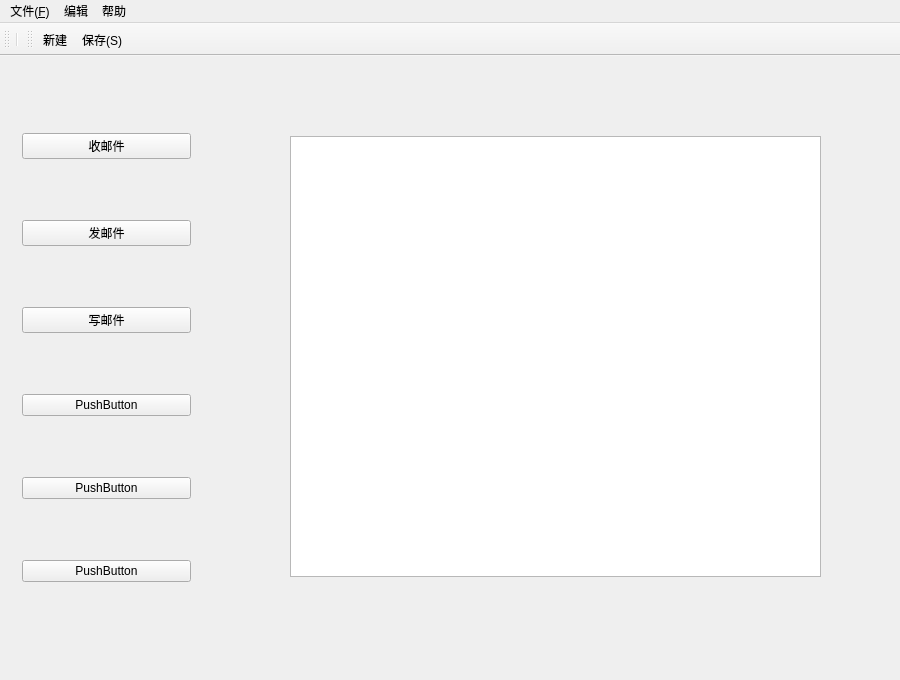
<?xml version="1.0" encoding="UTF-8"?>
<ui version="4.0">
 <class>MainWindow</class>
 <widget class="QMainWindow" name="MainWindow">
  <property name="geometry">
   <rect>
    <x>0</x>
    <y>0</y>
    <width>900</width>
    <height>680</height>
   </rect>
  </property>
  <property name="windowTitle">
   <string>MainWindow</string>
  </property>
  <widget class="QWidget" name="centralWidget">
   <widget class="QWidget" name="widget" native="true">
    <property name="geometry">
     <rect>
      <x>11</x>
      <y>11</y>
      <width>191</width>
      <height>581</height>
     </rect>
    </property>
    <layout class="QGridLayout" name="gridLayout">
     <item row="5" column="0">
      <widget class="QPushButton" name="pushButton_4">
       <property name="text">
        <string>PushButton</string>
       </property>
      </widget>
     </item>
     <item row="7" column="0">
      <widget class="QPushButton" name="pushButton_6">
       <property name="text">
        <string>PushButton</string>
       </property>
      </widget>
     </item>
     <item row="6" column="0">
      <widget class="QPushButton" name="pushButton_5">
       <property name="text">
        <string>PushButton</string>
       </property>
      </widget>
     </item>
     <item row="1" column="0">
      <widget class="QPushButton" name="buttonTrans">
       <property name="text">
        <string>发邮件</string>
       </property>
      </widget>
     </item>
     <item row="3" column="0">
      <widget class="QPushButton" name="buttonWrite">
       <property name="text">
        <string>写邮件</string>
       </property>
      </widget>
     </item>
     <item row="0" column="0">
      <widget class="QPushButton" name="buttonReceive">
       <property name="text">
        <string>收邮件</string>
       </property>
      </widget>
     </item>
    </layout>
   </widget>
   <widget class="QWidget" name="widget_2" native="true">
    <property name="geometry">
     <rect>
      <x>270</x>
      <y>40</y>
      <width>571</width>
      <height>501</height>
     </rect>
    </property>
    <widget class="QTextEdit" name="textEdit">
     <property name="geometry">
      <rect>
       <x>20</x>
       <y>40</y>
       <width>531</width>
       <height>441</height>
      </rect>
     </property>
     <property name="html">
      <string>&lt;!DOCTYPE HTML PUBLIC &quot;-//W3C//DTD HTML 4.0//EN&quot; &quot;http://www.w3.org/TR/REC-html40/strict.dtd&quot;&gt;
&lt;html&gt;&lt;head&gt;&lt;meta name=&quot;qrichtext&quot; content=&quot;1&quot; /&gt;&lt;style type=&quot;text/css&quot;&gt;
p, li { white-space: pre-wrap; }
&lt;/style&gt;&lt;/head&gt;&lt;body style=&quot; font-family:'SimSun'; font-size:9pt; font-weight:400; font-style:normal;&quot;&gt;
&lt;p style=&quot; margin-top:0px; margin-bottom:0px; margin-left:0px; margin-right:0px; -qt-block-indent:0; text-indent:0px;&quot;&gt;&lt;img src=&quot;http://layfolk.oss-cn-beijing.aliyuncs.com/img/20200908_qt成果03.png&quot; /&gt; &lt;/p&gt;&lt;/body&gt;&lt;/html&gt;</string>
     </property>
    </widget>
   </widget>
  </widget>
  <widget class="QMenuBar" name="menuBar">
   <property name="geometry">
    <rect>
     <x>0</x>
     <y>0</y>
     <width>900</width>
     <height>26</height>
    </rect>
   </property>
   <widget class="QMenu" name="menu_F">
    <property name="title">
     <string>文件(&amp;F)</string>
    </property>
    <addaction name="action_N"/>
    <addaction name="separator"/>
    <addaction name="action_S"/>
   </widget>
   <widget class="QMenu" name="menu">
    <property name="title">
     <string>编辑</string>
    </property>
   </widget>
   <widget class="QMenu" name="menu_2">
    <property name="title">
     <string>帮助</string>
    </property>
   </widget>
   <addaction name="menu_F"/>
   <addaction name="menu"/>
   <addaction name="menu_2"/>
  </widget>
  <widget class="QToolBar" name="mainToolBar">
   <attribute name="toolBarArea">
    <enum>TopToolBarArea</enum>
   </attribute>
   <attribute name="toolBarBreak">
    <bool>false</bool>
   </attribute>
   <addaction name="separator"/>
  </widget>
  <widget class="QToolBar" name="toolBar">
   <property name="windowTitle">
    <string>toolBar</string>
   </property>
   <attribute name="toolBarArea">
    <enum>TopToolBarArea</enum>
   </attribute>
   <attribute name="toolBarBreak">
    <bool>false</bool>
   </attribute>
   <addaction name="action_N"/>
   <addaction name="action_S"/>
  </widget>
  <action name="action_N">
   <property name="text">
    <string>新建</string>
   </property>
  </action>
  <action name="action_S">
   <property name="text">
    <string>保存(&amp;S)</string>
   </property>
   <property name="toolTip">
    <string>保存</string>
   </property>
  </action>
 </widget>
 <layoutdefault spacing="6" margin="11"/>
 <resources/>
 <connections/>
</ui>
